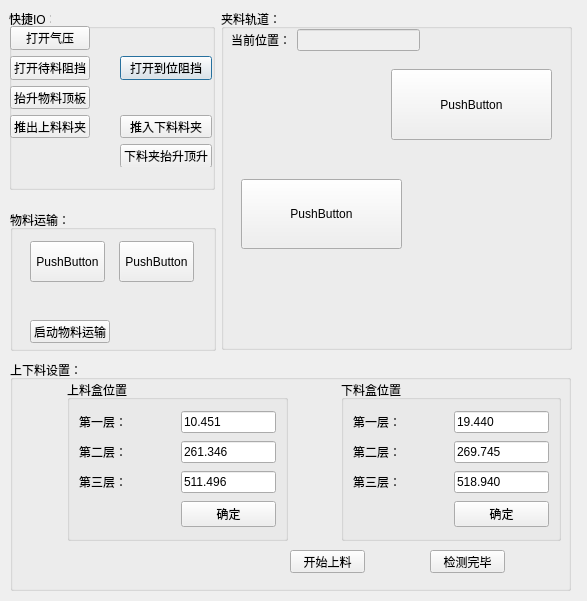
<?xml version="1.0" encoding="UTF-8"?>
<ui version="4.0">
 <class>TransportSet</class>
 <widget class="QDialog" name="TransportSet">
  <property name="geometry">
   <rect>
    <x>0</x>
    <y>0</y>
    <width>587</width>
    <height>601</height>
   </rect>
  </property>
  <property name="windowTitle">
   <string>Dialog</string>
  </property>
  <widget class="QGroupBox" name="groupBox">
   <property name="geometry">
    <rect>
     <x>9</x>
     <y>9</y>
     <width>206</width>
     <height>181</height>
    </rect>
   </property>
   <property name="title">
    <string>快捷IO：</string>
   </property>
   <widget class="QWidget" name="layoutWidget">
    <property name="geometry">
     <rect>
      <x>1</x>
      <y>17</y>
      <width>202</width>
      <height>141</height>
     </rect>
    </property>
    <layout class="QGridLayout" name="gridLayout" columnstretch="3,0,0">
     <item row="2" column="2">
      <widget class="QPushButton" name="pushButtonArriveResist">
       <property name="text">
        <string>打开到位阻挡</string>
       </property>
       <property name="checkable">
        <bool>true</bool>
       </property>
      </widget>
     </item>
     <item row="2" column="0">
      <widget class="QPushButton" name="pushButtonWaitResist">
       <property name="text">
        <string>打开待料阻挡</string>
       </property>
       <property name="checkable">
        <bool>true</bool>
       </property>
      </widget>
     </item>
     <item row="4" column="2">
      <widget class="QPushButton" name="pushButtonUnloadingPush">
       <property name="text">
        <string>推入下料料夹</string>
       </property>
       <property name="checkable">
        <bool>true</bool>
       </property>
      </widget>
     </item>
     <item row="3" column="0">
      <widget class="QPushButton" name="pushButtonMaterBoard">
       <property name="text">
        <string>抬升物料顶板</string>
       </property>
       <property name="checkable">
        <bool>true</bool>
       </property>
      </widget>
     </item>
     <item row="0" column="0">
      <widget class="QPushButton" name="pushButtonAirSwitch">
       <property name="text">
        <string>打开气压</string>
       </property>
       <property name="checkable">
        <bool>true</bool>
       </property>
      </widget>
     </item>
     <item row="2" column="1">
      <spacer name="horizontalSpacer">
       <property name="orientation">
        <enum>Qt::Horizontal</enum>
       </property>
       <property name="sizeHint" stdset="0">
        <size>
         <width>40</width>
         <height>20</height>
        </size>
       </property>
      </spacer>
     </item>
     <item row="4" column="0">
      <widget class="QPushButton" name="pushButtonLoadingPush">
       <property name="text">
        <string>推出上料料夹</string>
       </property>
       <property name="checkable">
        <bool>true</bool>
       </property>
      </widget>
     </item>
     <item row="5" column="2">
      <widget class="QPushButton" name="pushButtonUnloadingBoard">
       <property name="text">
        <string>下料夹抬升顶升</string>
       </property>
       <property name="checkable">
        <bool>true</bool>
       </property>
      </widget>
     </item>
    </layout>
   </widget>
  </widget>
  <widget class="QGroupBox" name="groupBoxTransport">
   <property name="geometry">
    <rect>
     <x>10</x>
     <y>210</y>
     <width>206</width>
     <height>141</height>
    </rect>
   </property>
   <property name="title">
    <string>物料运输：</string>
   </property>
   <widget class="QPushButton" name="pushButtonTransport">
    <property name="geometry">
     <rect>
      <x>20</x>
      <y>110</y>
      <width>80</width>
      <height>23</height>
     </rect>
    </property>
    <property name="text">
     <string>启动物料运输</string>
    </property>
    <property name="checkable">
     <bool>true</bool>
    </property>
   </widget>
   <widget class="QWidget" name="widgetTransport" native="true">
    <property name="geometry">
     <rect>
      <x>10</x>
      <y>20</y>
      <width>181</width>
      <height>81</height>
     </rect>
    </property>
    <widget class="QWidget" name="layoutWidget">
     <property name="geometry">
      <rect>
       <x>10</x>
       <y>10</y>
       <width>164</width>
       <height>43</height>
      </rect>
     </property>
     <layout class="QHBoxLayout" name="horizontalLayout_2">
      <item>
       <widget class="ArrowsButton" name="pushButtonLeft">
        <property name="minimumSize">
         <size>
          <width>75</width>
          <height>41</height>
         </size>
        </property>
        <property name="toolTip">
         <string>向左运输</string>
        </property>
        <property name="text">
         <string>PushButton</string>
        </property>
       </widget>
      </item>
      <item>
       <spacer name="horizontalSpacer_2">
        <property name="orientation">
         <enum>Qt::Horizontal</enum>
        </property>
        <property name="sizeHint" stdset="0">
         <size>
          <width>40</width>
          <height>20</height>
         </size>
        </property>
       </spacer>
      </item>
      <item>
       <widget class="ArrowsButton" name="pushButtonRight">
        <property name="minimumSize">
         <size>
          <width>75</width>
          <height>41</height>
         </size>
        </property>
        <property name="toolTip">
         <string>向右运输</string>
        </property>
        <property name="text">
         <string>PushButton</string>
        </property>
       </widget>
      </item>
     </layout>
    </widget>
   </widget>
  </widget>
  <widget class="QGroupBox" name="groupBox_3">
   <property name="geometry">
    <rect>
     <x>221</x>
     <y>9</y>
     <width>351</width>
     <height>341</height>
    </rect>
   </property>
   <property name="title">
    <string>夹料轨道：</string>
   </property>
   <widget class="QWidget" name="layoutWidget">
    <property name="geometry">
     <rect>
      <x>10</x>
      <y>20</y>
      <width>189</width>
      <height>22</height>
     </rect>
    </property>
    <layout class="QHBoxLayout" name="horizontalLayout">
     <item>
      <widget class="QLabel" name="label">
       <property name="text">
        <string>当前位置：</string>
       </property>
      </widget>
     </item>
     <item>
      <widget class="QLineEdit" name="lineEditRailCurPos">
       <property name="enabled">
        <bool>false</bool>
       </property>
      </widget>
     </item>
    </layout>
   </widget>
   <widget class="QWidget" name="widgetRailWidth" native="true">
    <property name="geometry">
     <rect>
      <x>10</x>
      <y>50</y>
      <width>331</width>
      <height>271</height>
     </rect>
    </property>
    <widget class="ArrowsButton" name="pushButtonBack">
     <property name="geometry">
      <rect>
       <x>160</x>
       <y>10</y>
       <width>161</width>
       <height>71</height>
      </rect>
     </property>
     <property name="toolTip">
      <string>轨道向后</string>
     </property>
     <property name="text">
      <string>PushButton</string>
     </property>
    </widget>
    <widget class="ArrowsButton" name="pushButtonFront">
     <property name="geometry">
      <rect>
       <x>10</x>
       <y>120</y>
       <width>161</width>
       <height>70</height>
      </rect>
     </property>
     <property name="toolTip">
      <string>轨道向前</string>
     </property>
     <property name="text">
      <string>PushButton</string>
     </property>
    </widget>
   </widget>
  </widget>
  <widget class="QGroupBox" name="groupBox_2">
   <property name="geometry">
    <rect>
     <x>10</x>
     <y>360</y>
     <width>561</width>
     <height>231</height>
    </rect>
   </property>
   <property name="title">
    <string>上下料设置：</string>
   </property>
   <widget class="QPushButton" name="pushButtonLoading">
    <property name="geometry">
     <rect>
      <x>280</x>
      <y>190</y>
      <width>75</width>
      <height>23</height>
     </rect>
    </property>
    <property name="text">
     <string>开始上料</string>
    </property>
   </widget>
   <widget class="QPushButton" name="pushButtonUnloading">
    <property name="geometry">
     <rect>
      <x>420</x>
      <y>190</y>
      <width>75</width>
      <height>23</height>
     </rect>
    </property>
    <property name="text">
     <string>检测完毕</string>
    </property>
   </widget>
   <widget class="QWidget" name="layoutWidget">
    <property name="geometry">
     <rect>
      <x>10</x>
      <y>20</y>
      <width>541</width>
      <height>161</height>
     </rect>
    </property>
    <layout class="QHBoxLayout" name="horizontalLayout_5">
     <item>
      <widget class="RockerWidget" name="widgetLoadingRocker" native="true">
       <property name="minimumSize">
        <size>
         <width>41</width>
         <height>131</height>
        </size>
       </property>
       <property name="maximumSize">
        <size>
         <width>41</width>
         <height>131</height>
        </size>
       </property>
       <property name="toolTip">
        <string>上料轴调节</string>
       </property>
      </widget>
     </item>
     <item>
      <widget class="QGroupBox" name="groupBox_4">
       <property name="title">
        <string>上料盒位置</string>
       </property>
       <layout class="QHBoxLayout" name="horizontalLayout_3">
        <item>
         <layout class="QGridLayout" name="gridLayout_2" columnstretch="1,1">
          <item row="0" column="0">
           <widget class="QLabel" name="label_2">
            <property name="text">
             <string>第一层：</string>
            </property>
           </widget>
          </item>
          <item row="0" column="1">
           <widget class="QLineEdit" name="lineEditLoadFirst">
            <property name="text">
             <string>10.451</string>
            </property>
           </widget>
          </item>
          <item row="1" column="0">
           <widget class="QLabel" name="label_3">
            <property name="text">
             <string>第二层：</string>
            </property>
           </widget>
          </item>
          <item row="1" column="1">
           <widget class="QLineEdit" name="lineEditLoadSecond">
            <property name="text">
             <string>261.346</string>
            </property>
           </widget>
          </item>
          <item row="2" column="0">
           <widget class="QLabel" name="label_4">
            <property name="text">
             <string>第三层：</string>
            </property>
           </widget>
          </item>
          <item row="2" column="1">
           <widget class="QLineEdit" name="lineEditLoadThird">
            <property name="text">
             <string>511.496</string>
            </property>
           </widget>
          </item>
          <item row="3" column="1">
           <widget class="QPushButton" name="pushButtonLoadOK">
            <property name="text">
             <string>确定</string>
            </property>
           </widget>
          </item>
         </layout>
        </item>
       </layout>
      </widget>
     </item>
     <item>
      <widget class="RockerWidget" name="widgetUnloadingRocker" native="true">
       <property name="minimumSize">
        <size>
         <width>41</width>
         <height>131</height>
        </size>
       </property>
       <property name="maximumSize">
        <size>
         <width>41</width>
         <height>131</height>
        </size>
       </property>
       <property name="toolTip">
        <string>下料轴调节</string>
       </property>
      </widget>
     </item>
     <item>
      <widget class="QGroupBox" name="groupBox_5">
       <property name="title">
        <string>下料盒位置</string>
       </property>
       <layout class="QHBoxLayout" name="horizontalLayout_4">
        <item>
         <layout class="QGridLayout" name="gridLayout_3" columnstretch="1,1">
          <item row="0" column="0">
           <widget class="QLabel" name="label_5">
            <property name="text">
             <string>第一层：</string>
            </property>
           </widget>
          </item>
          <item row="0" column="1">
           <widget class="QLineEdit" name="lineEditUnloadFirst">
            <property name="text">
             <string>19.440</string>
            </property>
           </widget>
          </item>
          <item row="1" column="0">
           <widget class="QLabel" name="label_6">
            <property name="text">
             <string>第二层：</string>
            </property>
           </widget>
          </item>
          <item row="1" column="1">
           <widget class="QLineEdit" name="lineEditUnloadSecond">
            <property name="text">
             <string>269.745</string>
            </property>
           </widget>
          </item>
          <item row="2" column="0">
           <widget class="QLabel" name="label_7">
            <property name="text">
             <string>第三层：</string>
            </property>
           </widget>
          </item>
          <item row="2" column="1">
           <widget class="QLineEdit" name="lineEditUnloadThird">
            <property name="text">
             <string>518.940</string>
            </property>
           </widget>
          </item>
          <item row="3" column="1">
           <widget class="QPushButton" name="pushButtonUnloadOK">
            <property name="text">
             <string>确定</string>
            </property>
           </widget>
          </item>
         </layout>
        </item>
       </layout>
      </widget>
     </item>
    </layout>
   </widget>
  </widget>
 </widget>
 <customwidgets>
  <customwidget>
   <class>ArrowsButton</class>
   <extends>QPushButton</extends>
   <header location="global">./transport/arrowsbutton.h</header>
  </customwidget>
  <customwidget>
   <class>RockerWidget</class>
   <extends>QWidget</extends>
   <header location="global">./transport/rockerwidget.h</header>
   <container>1</container>
  </customwidget>
 </customwidgets>
 <resources/>
 <connections/>
</ui>
